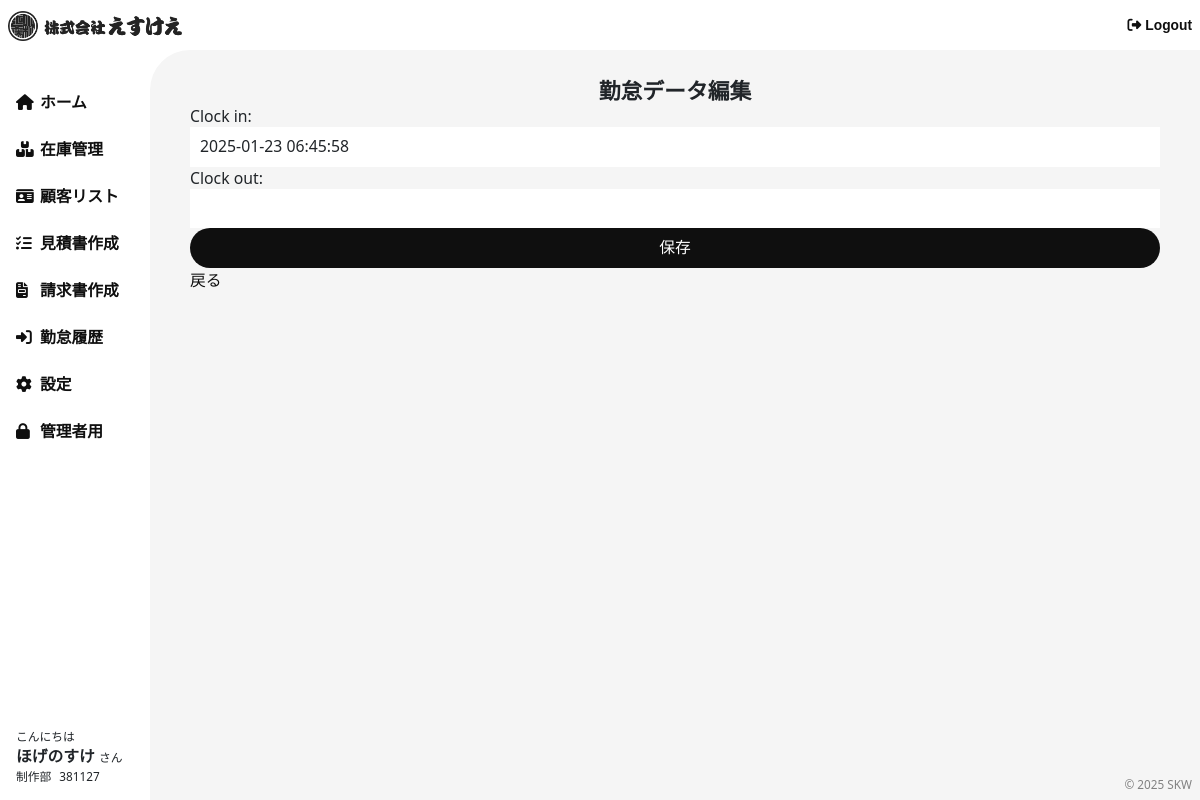
/attendance/edit/1/ (signed in), run on the app's committed database.
### accounts/models.py (models this page shows, shortened)
class Profile(models.Model):
    user = models.OneToOneField(User, on_delete=models.CASCADE)
    phone_number = models.CharField(max_length=15, blank=True, null=True)
    department = models.CharField(max_length=100, blank=True, null=True)

### bms/models.py (models this page shows, shortened)
class Employee(models.Model):
    first_name = models.CharField(max_length=50, verbose_name="名", blank=True, null=True)
    last_name = models.CharField(max_length=50, verbose_name="姓", blank=True, null=True)
    email = models.EmailField(unique=True, verbose_name="メールアドレス", blank=True, null=True)
    department = models.CharField(max_length=100, verbose_name="部署", blank=True, null=True)
    phone_number = models.CharField(max_length=15, verbose_name="電話番号", blank=True, null=True)
    employee_number = models.CharField(
        max_length=6, unique=True, blank=True, null=True, verbose_name="社員番号"
    )

### attendance/models.py (models this page shows, shortened)
class AttendanceRecord(models.Model):
    user = models.ForeignKey(User, on_delete=models.CASCADE)  # ユーザーとの関連付け
    clock_in = models.DateTimeField(null=True, blank=True)  # 出勤時間
    clock_out = models.DateTimeField(null=True, blank=True)  # 退勤時間
    date = models.DateField(auto_now_add=True)  # 勤務日

### attendance/views.py (the view)
# urls.py: path('edit/<int:record_id>/', views.edit_attendance, name='edit_attendance'),
@user_passes_test(lambda u: u.is_staff)
def edit_attendance(request, record_id):
    record = get_object_or_404(AttendanceRecord, id=record_id)
    if request.method == 'POST':
        form = AttendanceEditForm(request.POST, instance=record)
        if form.is_valid():
            form.save()
            return redirect('admin_attendance_list')
    else:
        form = AttendanceEditForm(instance=record)
    return render(request, 'attendance/edit_attendance.html', {'form': form, 'record': record})

### attendance/views.py
class AttendanceEditForm(ModelForm):
    class Meta:
        model = AttendanceRecord
        fields = ['clock_in', 'clock_out']

### bms/context_processors.py (called while the page is built)
def profile_info(request):
    if request.user.is_authenticated:
        user = request.user
        employee = Employee.objects.filter(email=user.email).first()
        if not employee:
            employee = Employee(employee_number="000000", email=user.email)
        return {
            'profile_info': {
                '姓': user.first_name or '設定されていません',
                '名': user.last_name or '設定されていません',
                'ログインID': user.username or '設定されていません',
                'メールアドレス': user.email or '設定されていません',
                '電話番号': getattr(user, 'profile', None) and getattr(user.profile, 'phone_number', '設定されていません'),
                '部署': getattr(user, 'profile', None) and getattr(user.profile, 'department', '設定されていません'),
            },
            'employee': employee  # Employeeデータも全ページで使えるようにする
        }
    return {'profile_info': None, 'employee': None}

### templates/attendance/edit_attendance.html (shortened to what this page needs)
{% extends "base.html" %}
{% block content %}
<h1>勤怠データ編集</h1>
<form method="post">
    {{ form.as_p }}
    <button type="submit">保存</button>
</form>
<a href="{% url 'admin_attendance_list' %}">戻る</a>
{% endblock %}

### templates/base.html (shortened to what this page needs)
{% load django_browser_reload %}
<!DOCTYPE html>
<html lang="ja">
<head>
    {% load static %}
    {% include 'common/parts/head.html' %}
</head>
<body class="drawer drawer--right">
        <header class="header container-fluid">
            <div class="header__wrap">
                <div class="logo">
                    <a href="{% url 'index' %}">
                        <img src="{% static 'image/logo-bk.png' %}" alt="">
                    </a>
                </div>
                <div class="logout">
                    <a href=""><i class="fas fa-sign-out-alt"></i>Logout</a>
                </div>
            </div>
        </header>
    <div class="contents-wrapper">
        <aside>
            <ul class="menu">
                {% include 'common/parts/nav-menu.html' %}
            </ul>
            <div class="profile">
                <div class="hello">こんにちは</div>
                <div class="name">{{ profile_info.名 }} <span>さん</span></div>
                <div class="wrap">
                    <div class="sect">{{ profile_info.部署 }}</div>
                    <div class="numb">{{ employee.employee_number }}</div>
                </div>
            </div>
        </aside>
        <main>
            {% block content %}
            {% endblock %}
        </main>
        <footer class="footer">
            <div class="cr"><a href="{% url 'index' %}">&copy; 2025 SKW</a></div>
        </footer>
    </div>
</body>
</html>

### static/css/style.css (style rules this page uses)
html, body, div, span, applet, object, iframe, h1, h2, h3, h4, h5, h6, p, blockquote, pre, a, abbr, acronym, address, big, cite, code, del, dfn, em, img, ins, kbd, q, s, samp, small, strike, strong, sub, sup, tt, var, b, u, i, center, dl, dt, dd, ol, ul, li, fieldset, form, label, legend, table, caption, tbody, tfoot, thead, tr, th, td, article, aside, canvas, details, embed, figure, figcaption, footer, header, hgroup, menu, nav, output, ruby, section, summary, time, mark, audio, video { margin: 0; padding: 0; border: none; font-style: normal; text-align: left; zoom: 1; }
article, aside, details, figcaption, figure, footer, header, hgroup, menu, nav, section { display: block; }
h1, h2, h3, h4, h5 { font-size: 100%; font-weight: normal; line-height: 1; }
input, textarea, select { font-family: inherit; font-size: 16px; }
input[type=button], input[type=text], input[type=submit] { -webkit-appearance: none; border-radius: 0; }
ul, ol { list-style-type: none; }
img { vertical-align: text-bottom; vertical-align: -webkit-baseline-middle; max-width: 100%; height: auto; width: auto; }
.h1, .h2, .h3, .h4, .h5, .h6, h1, h2, h3, h4, h5, h6 { margin-bottom: unset; font-weight: unset; line-height: unset; }
html { font-size: 62.5%; }
body { font-size: clamp(1.4rem, 1.3346938776rem + 0.2040816327vw, 1.6rem); }
body a { color: #0f0f0f; }
body img { max-width: 100%; height: auto; }
body { line-height: normal; }
button, input, optgroup, select, textarea { margin: 0; padding: 0; font-family: inherit; font-size: 100%; line-height: 1.5; color: inherit; background: none; border: none; outline: none; box-shadow: none; -webkit-appearance: none; -moz-appearance: none; appearance: none; }
input, select, textarea { width: 100%; display: block; border: unset; border-radius: 4px; padding: 8px 10px; background-color: #fff; transition: border-color 0.2s ease-in-out, box-shadow 0.2s ease-in-out; }
button { background: none; border: none; padding: 0; cursor: pointer; }
button, input[type=submit], input[type=reset], input[type=button] { display: inline-block; padding: 4px 16px; font-size: clamp(1.4rem, 1.3346938776rem + 0.2040816327vw, 1.6rem); border-radius: 4px; background-color: #0f0f0f; color: #fff; text-align: center; transition: background 0.2s; width: 100%; }
button { border-radius: 100px; padding: 8px; }
::placeholder { color: #999; opacity: 1; }
body { font-size: clamp(1.2rem, 1.1346938776rem + 0.2040816327vw, 1.4rem); }
a { text-decoration: unset; }
.header { position: fixed; background-color: white; height: 50px; width: 100%; padding: 8px; display: flex; justify-content: center; align-items: center; z-index: 999; }
.header__wrap { display: flex; justify-content: center; align-items: center; justify-content: space-between; width: 100%; }
.header__wrap .logo img { height: 30px; }
.header__wrap .logout { font-size: clamp(1.2rem, 1.1346938776rem + 0.2040816327vw, 1.4rem); font-family: "brother-1816", sans-serif; font-weight: 800; font-style: normal; }
.header__wrap .logout i { margin-right: 4px; }
.contents-wrapper { display: grid; grid-template-columns: 150px 1fr; padding-top: 50px; min-height: 100vh; position: relative; }
main { background-color: whitesmoke; border-top-left-radius: 40px; padding: 24px 40px; }
aside { padding: 40px 16px 16px 16px; display: flex; flex-direction: column; justify-content: space-between; }
aside .profile { font-size: clamp(1.4rem, 1.3346938776rem + 0.2040816327vw, 1.6rem); }
aside .profile .name { font-weight: bold; }
aside .profile .name span { font-size: clamp(1rem, 0.9346938776rem + 0.2040816327vw, 1.2rem); font-weight: normal; }
aside .profile .hello { font-size: clamp(1rem, 0.9346938776rem + 0.2040816327vw, 1.2rem); }
aside .profile .wrap { display: flex; justify-content: center; align-items: center; font-size: clamp(1rem, 0.9346938776rem + 0.2040816327vw, 1.2rem); gap: 8px; justify-content: flex-start; }
.footer { position: absolute; font-size: clamp(1rem, 0.9346938776rem + 0.2040816327vw, 1.2rem); bottom: 8px; right: 8px; }
.footer .cr { margin: 0 auto; text-align: center; opacity: 0.5; }
h1 { font-family: "brother-1816", sans-serif; font-weight: 800; font-style: normal; font-size: clamp(2rem, 1.9346938776rem + 0.2040816327vw, 2.2rem); margin: auto; text-align: center; }

### data on the page
Profile: 部署 "制作部"
Employee: employee_number "381127"
AttendanceRecord: clock_in "2025-01-23 06:45:58"

### other printed values
{{ profile_info.名 }} "ほげのすけ"
